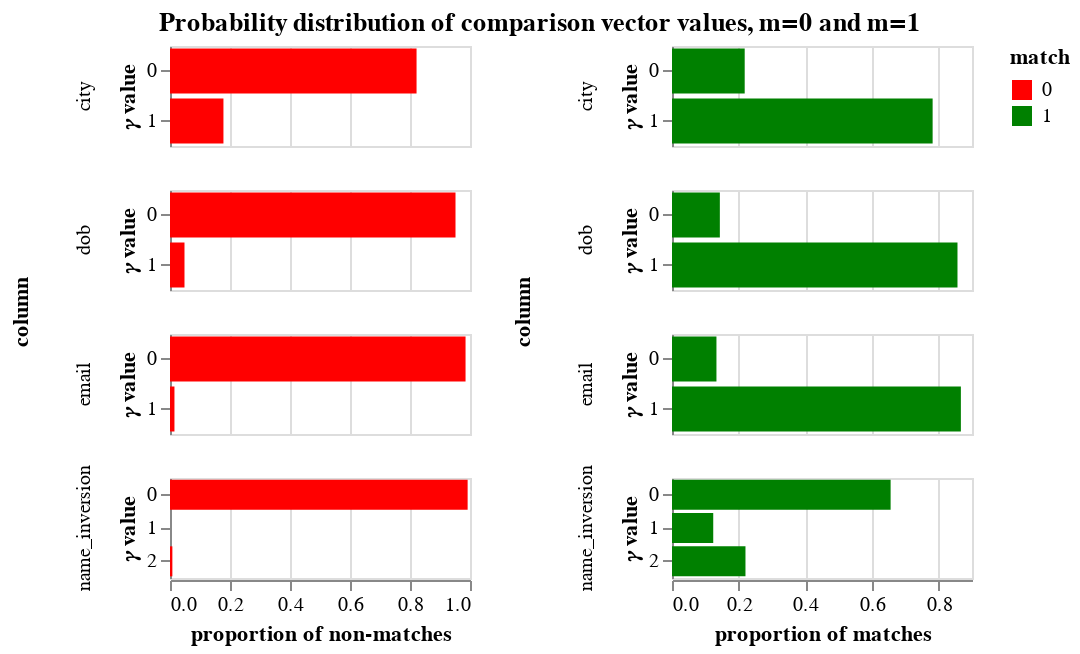

The notebook cell this image was saved under:
### Markdown cell above
The `params` property of the `linker` is an object that contains a lot of diagnostic information about how the match probability was computed.  The following cells demonstrate some of its functionality

### Code cell
params = linker.params
params.probability_distribution_chart()

### Figure 1 — Vega-Lite specification as saved in the notebook (floating-point values rounded to 4 significant figures)
{"$schema": "https://vega.github.io/schema/vega-lite/v3.4.0.json", "config": {"mark": {"tooltip": null}, "title": {"anchor": "middle"}, "view": {"continuousHeight": 300, "continuousWidth": 400, "height": 300, "width": 400}}, "data": {"name": "data-3f598d59b5be0e11e7759edca8b8fbf6"}, "datasets": {"data-3f598d59b5be0e11e7759edca8b8fbf6": [{"column": "name_inversion", "gamma": "gamma_name_inversion", "match": 1, "probability": 0.6559, "value": 0, "value_of_gamma": "level_0"}, {"column": "name_inversion", "gamma": "gamma_name_inversion", "match": 1, "probability": 0.1237, "value": 1, "value_of_gamma": "level_1"}, {"column": "name_inversion", "gamma": "gamma_name_inversion", "match": 1, "probability": 0.2204, "value": 2, "value_of_gamma": "level_2"}, {"column": "name_inversion", "gamma": "gamma_name_inversion", "match": 0, "probability": 0.9921, "value": 0, "value_of_gamma": "level_0"}, {"column": "name_inversion", "gamma": "gamma_name_inversion", "match": 0, "probability": 2.153e-06, "value": 1, "value_of_gamma": "level_1"}, {"column": "name_inversion", "gamma": "gamma_name_inversion", "match": 0, "probability": 0.007883, "value": 2, "value_of_gamma": "level_2"}, {"column": "dob", "gamma": "gamma_dob", "match": 1, "probability": 0.1435, "value": 0, "value_of_gamma": "level_0"}, {"column": "dob", "gamma": "gamma_dob", "match": 1, "probability": 0.8565, "value": 1, "value_of_gamma": "level_1"}, {"column": "dob", "gamma": "gamma_dob", "match": 0, "probability": 0.9517, "value": 0, "value_of_gamma": "level_0"}, {"column": "dob", "gamma": "gamma_dob", "match": 0, "probability": 0.04831, "value": 1, "value_of_gamma": "level_1"}, {"column": "city", "gamma": "gamma_city", "match": 1, "probability": 0.2181, "value": 0, "value_of_gamma": "level_0"}, {"column": "city", "gamma": "gamma_city", "match": 1, "probability": 0.7819, "value": 1, "value_of_gamma": "level_1"}, {"column": "city", "gamma": "gamma_city", "match": 0, "probability": 0.8219, "value": 0, "value_of_gamma": "level_0"}, {"column": "city", "gamma": "gamma_city", "match": 0, "probability": 0.1781, "value": 1, "value_of_gamma": "level_1"}, {"column": "email", "gamma": "gamma_email", "match": 1, "probability": 0.1334, "value": 0, "value_of_gamma": "level_0"}, {"column": "email", "gamma": "gamma_email", "match": 1, "probability": 0.8666, "value": 1, "value_of_gamma": "level_1"}, {"column": "email", "gamma": "gamma_email", "match": 0, "probability": 0.9852, "value": 0, "value_of_gamma": "level_0"}, {"column": "email", "gamma": "gamma_email", "match": 0, "probability": 0.01484, "value": 1, "value_of_gamma": "level_1"}]}, "hconcat": [{"encoding": {"color": {"field": "match", "scale": {"domain": [0, 1], "range": ["red", "green"]}, "type": "nominal"}, "row": {"field": "column", "sort": {"field": "gamma"}, "type": "nominal"}, "tooltip": [{"field": "column", "type": "nominal"}, {"field": "probability", "format": ".4f", "type": "quantitative"}, {"field": "value", "type": "ordinal"}], "x": {"axis": {"title": "proportion of non-matches"}, "field": "probability", "type": "quantitative"}, "y": {"axis": {"title": "𝛾 value"}, "field": "value", "type": "nominal"}}, "height": 50, "mark": "bar", "resolve": {"scale": {"y": "independent"}}, "transform": [{"filter": "(datum.match === 0)"}], "width": 150}, {"encoding": {"color": {"field": "match", "scale": {"domain": [0, 1], "range": ["red", "green"]}, "type": "nominal"}, "row": {"field": "column", "sort": {"field": "gamma"}, "type": "nominal"}, "tooltip": [{"field": "column", "type": "nominal"}, {"field": "probability", "format": ".4f", "type": "quantitative"}, {"field": "value", "type": "ordinal"}], "x": {"axis": {"title": "proportion of matches"}, "field": "probability", "type": "quantitative"}, "y": {"axis": {"title": "𝛾 value"}, "field": "value", "type": "nominal"}}, "height": 50, "mark": "bar", "resolve": {"scale": {"y": "independent"}}, "transform": [{"filter": "(datum.match === 1)"}], "width": 150}], "title": "Probability distribution of comparison vector values, m=0 and m=1"}
